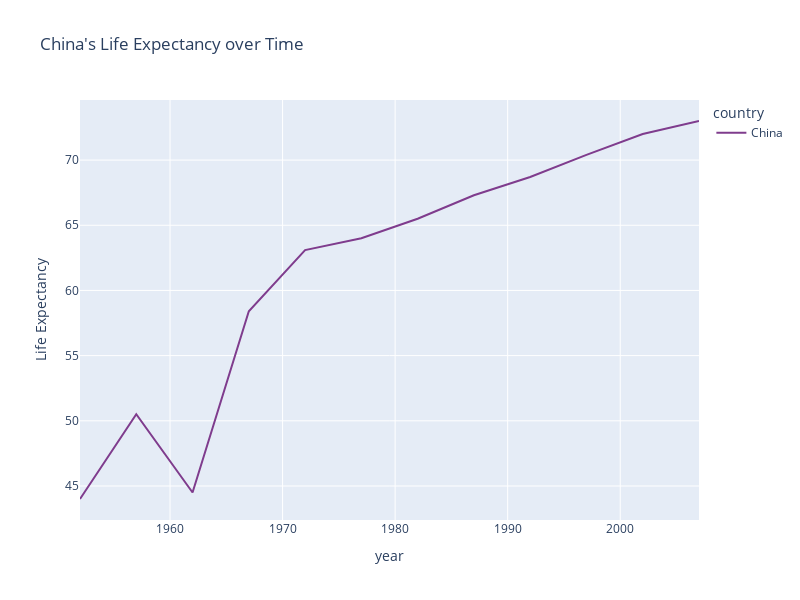

Write notebook code for a chart like this one.
### Markdown cell above
Alternatively, you can use the input `color_discrete_sequence`

### Code cell
fig = px.line(df, x="year", y="Life Expectancy", 
              color='country', 
              color_discrete_sequence=px.colors.qualitative.Bold,
              height=600, width=800,
              title="China's Life Expectancy over Time")
fig.show()

### Figure 1 — Plotly figure (JSON) as saved in the notebook; plotly's stock layout.template omitted (floating-point values rounded to 4 significant figures)
{"data": [{"hovertemplate": "country=China<br>year=%{x}<br>Life Expectancy=%{y}<extra></extra>", "legendgroup": "China", "line": {"color": "rgb(127, 60, 141)", "dash": "solid"}, "marker": {"symbol": "circle"}, "mode": "lines", "name": "China", "orientation": "v", "showlegend": true, "type": "scatter", "x": [1952, 1957, 1962, 1967, 1972, 1977, 1982, 1987, 1992, 1997, 2002, 2007], "xaxis": "x", "y": [44, 50.5, 44.5, 58.4, 63.1, 64, 65.5, 67.3, 68.7, 70.4, 72, 73], "yaxis": "y"}], "layout": {"height": 600, "legend": {"title": {"text": "country"}, "tracegroupgap": 0}, "title": {"text": "China's Life Expectancy over Time"}, "width": 800, "xaxis": {"anchor": "y", "domain": [0, 1], "title": {"text": "year"}}, "yaxis": {"anchor": "x", "domain": [0, 1], "title": {"text": "Life Expectancy"}}}}
